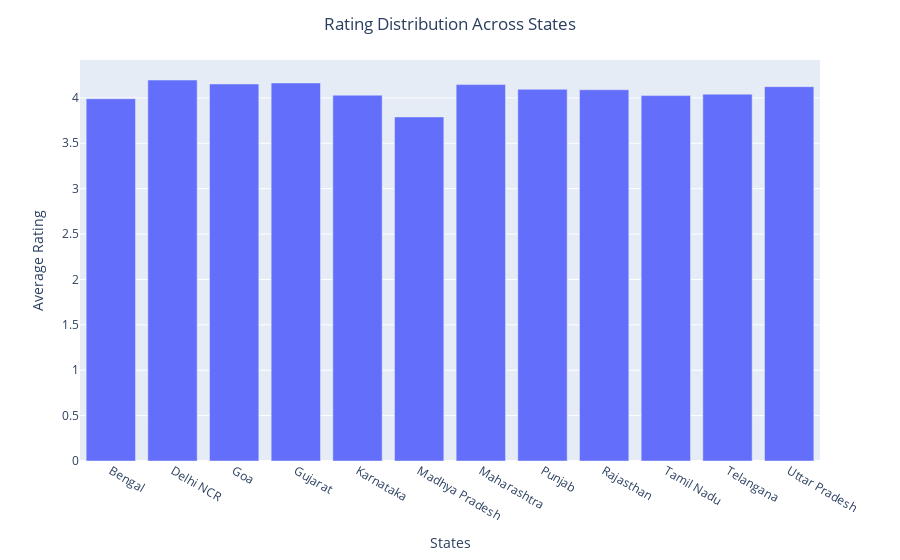

Notebook source saved alongside this figure:
### Code cell
fig = px.bar(df_state, x = 'State', y = 'Rating')
fig.update_layout(xaxis_title = 'States', yaxis_title = 'Average Rating', 
                  title_text = 'Rating Distribution Across States', 
                  title_x = 0.5)
fig.show()

### Figure 1 — Plotly figure (JSON) as saved in the notebook; plotly's stock layout.template omitted (floating-point values rounded to 4 significant figures)
{"data": [{"alignmentgroup": "True", "hovertemplate": "State=%{x}<br>Rating=%{y}<extra></extra>", "legendgroup": "", "marker": {"color": "#636efa", "pattern": {"shape": ""}}, "name": "", "offsetgroup": "", "orientation": "v", "showlegend": false, "textposition": "auto", "type": "bar", "x": ["Bengal", "Delhi NCR", "Goa", "Gujarat", "Karnataka", "Madhya Pradesh", "Maharashtra", "Punjab", "Rajasthan", "Tamil Nadu", "Telangana", "Uttar Pradesh"], "xaxis": "x", "y": [3.991, 4.197, 4.153, 4.165, 4.03, 3.791, 4.147, 4.095, 4.09, 4.025, 4.041, 4.124], "yaxis": "y"}], "layout": {"barmode": "relative", "legend": {"tracegroupgap": 0}, "margin": {"t": 60}, "title": {"text": "Rating Distribution Across States", "x": 0.5}, "xaxis": {"anchor": "y", "domain": [0, 1], "title": {"text": "States"}}, "yaxis": {"anchor": "x", "domain": [0, 1], "title": {"text": "Average Rating"}}}}
